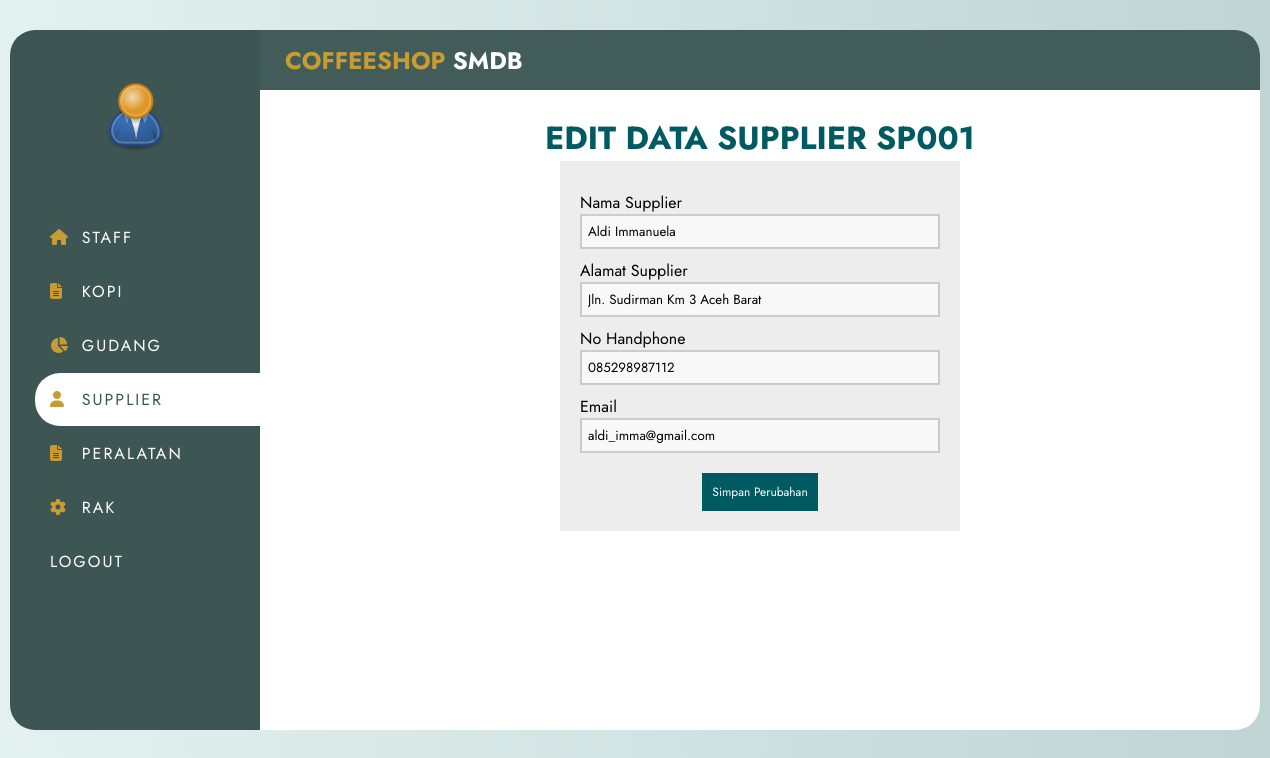
Screenshot of /manager/edit_supplier.php?id_supplier=SP001 with the database file from the repository.
### tables this page shows
CREATE TABLE `supplier` (
  `id_supplier` varchar(5) NOT NULL,
  `nama_supplier` varchar(100) NOT NULL,
  `alamat_supplier` varchar(100) NOT NULL,
  `no_hp` varchar(12) NOT NULL,
  `email` varchar(100) NOT NULL
);

### manager/edit_supplier.php (the view, shortened to what this page needs)
 <?php
include '../koneksi.php';
  if (isset($_GET['id_supplier'])) {
    $id_supplier = ($_GET["id_supplier"]);
    $query = "SELECT * FROM supplier WHERE id_supplier='$id_supplier'";
    $result = mysqli_query($koneksi, $query);
    $data = mysqli_fetch_assoc($result);
  } else {
    echo "<script>alert('Masukkan ID Supplier.');window.location='../../../../data_supplier.php';</script>";
  }
  ?>
<!DOCTYPE html>
<html>
  <head>
    <link rel="stylesheet" href="../assets/src/css/data.css">
	<link rel="stylesheet" href="../assets/src/css/update.css">
	<link rel="stylesheet" href="gaya.css">
  </head>
  <body>
  <div class="wrapper">
		<div class="wrapper_inner">
			<div class="vertical_wrap">
			<div class="vertical_bar">
				<div class="profile_info">
					<div class="img_holder">
						<img src="../profil.png" alt="profile_pic">
					</div>
				</div>
				<ul class="menu">
					<li><a href="data_staff.php">
						<span class="icon"><i class="fas fa-home"></i></span>
						<span class="text">Staff</span>
					</a></li>
					<li><a href="data_kopi.php">
						<span class="icon"><i class="fas fa-file-alt"></i></span>
						<span class="text">Kopi</span>
					</a></li>
					<li><a href="data_gudang.php">
						<span class="icon"><i class="fas fa-chart-pie"></i></span>
						<span class="text">Gudang</span>
					</a></li>
					<li><a href="data_supplier.php"class="active">
						<span class="icon"><i class="fas fa-user"></i></span>
						<span class="text">Supplier</span>
					</a></li>
					<li><a href="data_peralatan.php">
						<span class="icon"><i class="fas fa-file-alt"></i></span>
						<span class="text">Peralatan</span>
					</a></li>
					<li><a href="data_rak.php">
						<span class="icon"><i class="fas fa-cog"></i></span>
						<span class="text">Rak</span>
					</a></li>
					<li><a href="data_rak.php">
						<span class="text">Logout</span>
					</a></li>
				</ul>
			</div>
		</div>
		<div class="main_isi">
			<div class="top_bar">
				<div class="logo">
					Coffeeshop <span>SMDB</span>
				</div>
			</div>
			<div class="isi">
				<div class="content">
    <div class="produk">
      <center>
        <h1>Edit Data Supplier <?php echo $data['id_supplier']; ?></h1>
      <center>
      <form method="POST" action="../assets/src/proses/supplier/proses_edit.php" enctype="multipart/form-data" >
      <section class="base">
        <div>
          <label>Nama Supplier</label>
          <input type="text" name="nama_supplier" autofocus="" required="" value="<?php echo $data['nama_supplier']; ?>" />
        </div>
        <div>
          <label>Alamat Supplier</label>
          <input type="text" name="alamat_supplier" autofocus="" required="" value="<?php echo $data['alamat_supplier']; ?>"/>
        </div>
        <div>
          <label>No Handphone</label>
          <input type="text" name="no_hp" autofocus="" required="" value="<?php echo $data['no_hp']; ?>" />
        </div>
        <div>
          <label>Email</label>
          <input type="text" name="email" autofocus="" required="" value="<?php echo $data['email']; ?>"/>
        </div>
        <div>
         <button type="submit">Simpan Perubahan</button>
        </div>
        </section>
      </form>
  </body>
</html>

### assets/src/css/data.css (style rules this page uses)
body { position:center; margin: 0; padding: 0; }
.produk { position:center; position:center; font-family: "Trebuchet MS"; }
.produk h1 { position:center; text-transform: uppercase; color: #005a61; }

### assets/src/css/update.css (style rules this page uses)
* { font-family: "Trebuchet MS"; }
body { margin: 0; padding: 0; }
h1 { text-transform: uppercase; color: #005a61; }
button { background-color: #005a61; color: #fff; padding: 10px; text-decoration: none; font-size: 12px; border: 0px; margin-top: 20px; }
label { margin-top: 10px; float: left; text-align: left; width: 100%; }
input { padding: 6px; width: 100%; box-sizing: border-box; background: #f8f8f8; border: 2px solid #ccc; outline-color: #005a61; }
.base { width: 400px; height: auto; padding: 20px; margin-left: auto; margin-right: auto; background: #ededed; }

### manager/gaya.css (style rules this page uses)
* { list-style: none; text-decoration: none; margin: 0; padding: 0; box-sizing: border-box; font-family: 'Jost', sans-serif; }
body { background: linear-gradient(to right, #e3f2f1, #bfd4d3); }
.wrapper { margin: 0 10px; }
.wrapper_inner { position: relative; max-width: 1250px; width: 100%; height: 700px; background: #fff; margin: 30px auto; border-radius: 25px; display: flex; }
.vertical_wrap { position: relative; height: 100%; }
.vertical_bar { width: 250px; background: #3d5654; height: 100%; border-top-left-radius: 25px; border-bottom-left-radius: 25px; position: relative; }
.vertical_bar .profile_info { text-align: center; padding: 50px 25px; }
.vertical_bar .profile_info img { width: 75px; }
.vertical_bar .menu { padding-left: 25px; }
.vertical_bar .menu li a { display: block; padding: 15px; text-transform: uppercase; color: #fff; letter-spacing: 2px; border-top-left-radius: 25px; border-bottom-left-radius: 25px; margin-bottom: 1px; }
.vertical_bar .menu li a .icon { color: #c99c33; width: 25px; display: inline-block; }
.vertical_bar .menu li a:hover, .vertical_bar .menu li a.active { background: #fff; color: #3d5654; }
.main_isi { width: calc(100% - 300px); }
.main_isi .top_bar { height: 60px; width:1000px; background: #425c5a; border-top-right-radius: 25px; padding: 15px 25px; display: flex; align-items: center; }
.top_bar .logo { font-size: 24px; font-weight: 700; text-transform: uppercase; color: #c99c33; }
.top_bar .logo span { color: #ffff; }
.main_isi .isi { padding: 25px; height: calc(100% - 60px); overflow: auto; width:1000px; }

### rows the page displays
supplier: id_supplier "SP001", nama_supplier "Aldi Immanuela", alamat_supplier "Jln. Sudirman Km 3 Aceh Barat", no_hp "085298987112", email "aldi_imma@gmail.com"
